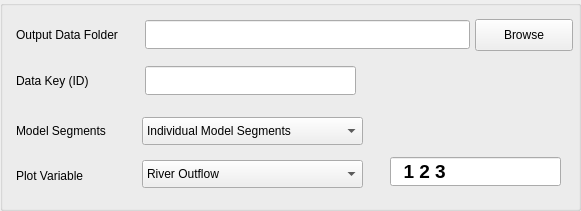
  <widget class="QGroupBox" name="groupBoxOutput">
   <property name="geometry">
    <rect>
     <x>15</x>
     <y>30</y>
     <width>581</width>
     <height>211</height>
    </rect>
   </property>
   <property name="title">
    <string/>
   </property>
   <widget class="QLabel" name="textLabel2">
    <property name="geometry">
     <rect>
      <x>16</x>
      <y>19</y>
      <width>131</width>
      <height>31</height>
     </rect>
    </property>
    <property name="text">
     <string>Output Data Folder</string>
    </property>
   </widget>
   <widget class="QPushButton" name="pushButtonOutputDataFolder">
    <property name="geometry">
     <rect>
      <x>475</x>
      <y>19</y>
      <width>98</width>
      <height>32</height>
     </rect>
    </property>
    <property name="text">
     <string>Browse</string>
    </property>
    <property name="autoDefault">
     <bool>false</bool>
    </property>
   </widget>
   <widget class="QLineEdit" name="lineEditOutputDataFolder">
    <property name="geometry">
     <rect>
      <x>145</x>
      <y>20</y>
      <width>325</width>
      <height>29</height>
     </rect>
    </property>
    <property name="font">
     <font>
      <pointsize>14</pointsize>
      <weight>75</weight>
      <bold>true</bold>
     </font>
    </property>
   </widget>
   <widget class="QLineEdit" name="lineEditDataKey">
    <property name="geometry">
     <rect>
      <x>145</x>
      <y>66</y>
      <width>211</width>
      <height>29</height>
     </rect>
    </property>
    <property name="font">
     <font>
      <pointsize>14</pointsize>
      <weight>75</weight>
      <bold>true</bold>
     </font>
    </property>
   </widget>
   <widget class="QLabel" name="textLabel2_2">
    <property name="geometry">
     <rect>
      <x>16</x>
      <y>65</y>
      <width>131</width>
      <height>31</height>
     </rect>
    </property>
    <property name="text">
     <string>Data Key (ID)</string>
    </property>
   </widget>
   <widget class="QLabel" name="textLabel2_3">
    <property name="geometry">
     <rect>
      <x>16</x>
      <y>160</y>
      <width>131</width>
      <height>31</height>
     </rect>
    </property>
    <property name="text">
     <string>Plot Variable</string>
    </property>
   </widget>
   <widget class="QLabel" name="textLabel2_4">
    <property name="geometry">
     <rect>
      <x>16</x>
      <y>115</y>
      <width>131</width>
      <height>31</height>
     </rect>
    </property>
    <property name="text">
     <string>Model Segments</string>
    </property>
   </widget>
   <widget class="QComboBox" name="comboBoxPlotVariable">
    <property name="geometry">
     <rect>
      <x>142</x>
      <y>160</y>
      <width>221</width>
      <height>28</height>
     </rect>
    </property>
    <item>
     <property name="text">
      <string>River Outflow</string>
     </property>
    </item>
    <item>
     <property name="text">
      <string>River Inflow</string>
     </property>
    </item>
    <item>
     <property name="text">
      <string>River Storage</string>
     </property>
    </item>
    <item>
     <property name="text">
      <string>River Surfaceflow</string>
     </property>
    </item>
    <item>
     <property name="text">
      <string>River Baseflow</string>
     </property>
    </item>
    <item>
     <property name="text">
      <string>River Surfaceflow Left</string>
     </property>
    </item>
    <item>
     <property name="text">
      <string>River Surfaceflow Right</string>
     </property>
    </item>
    <item>
     <property name="text">
      <string>River Baseflow Left</string>
     </property>
    </item>
    <item>
     <property name="text">
      <string>River Baseflow Right</string>
     </property>
    </item>
    <item>
     <property name="text">
      <string>River Seepage to Bed</string>
     </property>
    </item>
    <item>
     <property name="text">
      <string>Riverbed Outflow</string>
     </property>
    </item>
    <item>
     <property name="text">
      <string>Riverbed Inflow</string>
     </property>
    </item>
    <item>
     <property name="text">
      <string>Riverbed Storage</string>
     </property>
    </item>
    <item>
     <property name="text">
      <string>Riverbed Baseflow </string>
     </property>
    </item>
    <item>
     <property name="text">
      <string>Riverbed Baseflow Left</string>
     </property>
    </item>
    <item>
     <property name="text">
      <string>Riverbed Baseflow Right</string>
     </property>
    </item>
   </widget>
   <widget class="QLineEdit" name="lineEditModelSegments">
    <property name="geometry">
     <rect>
      <x>390</x>
      <y>157</y>
      <width>171</width>
      <height>29</height>
     </rect>
    </property>
    <property name="font">
     <font>
      <pointsize>14</pointsize>
      <weight>75</weight>
      <bold>true</bold>
     </font>
    </property>
    <property name="text">
     <string>  1 2 3</string>
    </property>
    <property name="alignment">
     <set>Qt::AlignLeading|Qt::AlignLeft|Qt::AlignVCenter</set>
    </property>
    <property name="placeholderText">
     <string/>
    </property>
   </widget>
   <widget class="QComboBox" name="comboBoxModelSegments">
    <property name="geometry">
     <rect>
      <x>142</x>
      <y>117</y>
      <width>221</width>
      <height>28</height>
     </rect>
    </property>
    <item>
     <property name="text">
      <string>Individual Model Segments</string>
     </property>
    </item>
    <item>
     <property name="text">
      <string>Average of Model Segments</string>
     </property>
    </item>
    <item>
     <property name="text">
      <string>Average All Model Segments</string>
     </property>
    </item>
    <item>
     <property name="text">
      <string>Total of Model Segments</string>
     </property>
    </item>
    <item>
     <property name="text">
      <string>Total All Model Segments</string>
     </property>
    </item>
   </widget>
  </widget>
